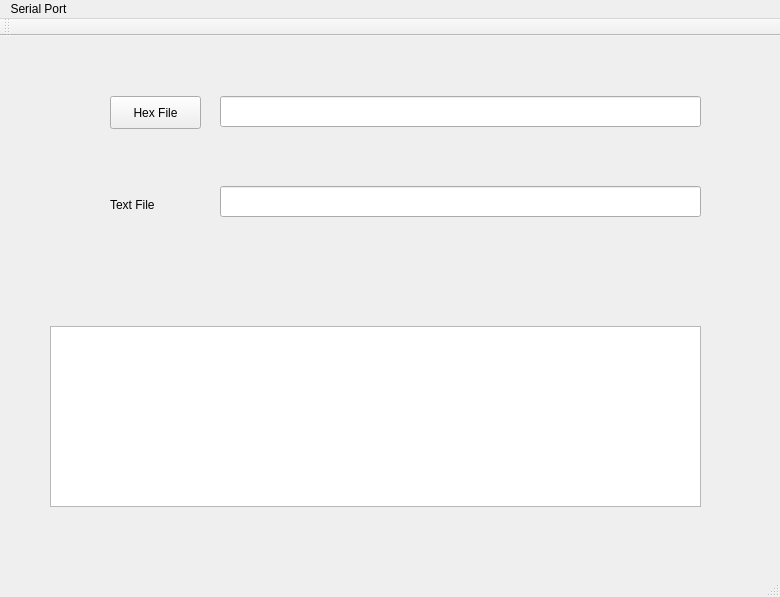
<?xml version="1.0" encoding="UTF-8"?>
<ui version="4.0">
 <class>MainWindow</class>
 <widget class="QMainWindow" name="MainWindow">
  <property name="geometry">
   <rect>
    <x>0</x>
    <y>0</y>
    <width>780</width>
    <height>597</height>
   </rect>
  </property>
  <property name="windowTitle">
   <string>SAM4C Intel Hex to ASCII for OTA Update</string>
  </property>
  <widget class="QWidget" name="centralWidget">
   <widget class="QPushButton" name="selectHexFilePushButton">
    <property name="geometry">
     <rect>
      <x>110</x>
      <y>60</y>
      <width>91</width>
      <height>33</height>
     </rect>
    </property>
    <property name="text">
     <string>Hex File</string>
    </property>
   </widget>
   <widget class="QLineEdit" name="fileNameLineEdit">
    <property name="geometry">
     <rect>
      <x>220</x>
      <y>60</y>
      <width>481</width>
      <height>31</height>
     </rect>
    </property>
   </widget>
   <widget class="QLineEdit" name="nameOfFileLineEdit">
    <property name="geometry">
     <rect>
      <x>220</x>
      <y>150</y>
      <width>481</width>
      <height>31</height>
     </rect>
    </property>
   </widget>
   <widget class="QLabel" name="label">
    <property name="geometry">
     <rect>
      <x>110</x>
      <y>160</y>
      <width>101</width>
      <height>17</height>
     </rect>
    </property>
    <property name="text">
     <string>Text File</string>
    </property>
   </widget>
   <widget class="QPlainTextEdit" name="textEdit">
    <property name="geometry">
     <rect>
      <x>50</x>
      <y>290</y>
      <width>651</width>
      <height>181</height>
     </rect>
    </property>
   </widget>
  </widget>
  <widget class="QMenuBar" name="menuBar">
   <property name="geometry">
    <rect>
     <x>0</x>
     <y>0</y>
     <width>780</width>
     <height>29</height>
    </rect>
   </property>
   <widget class="QMenu" name="menuSerial_Port">
    <property name="title">
     <string>Serial Port</string>
    </property>
   </widget>
   <addaction name="menuSerial_Port"/>
  </widget>
  <widget class="QToolBar" name="mainToolBar">
   <attribute name="toolBarArea">
    <enum>TopToolBarArea</enum>
   </attribute>
   <attribute name="toolBarBreak">
    <bool>false</bool>
   </attribute>
  </widget>
  <widget class="QStatusBar" name="statusBar"/>
 </widget>
 <layoutdefault spacing="6" margin="11"/>
 <resources/>
 <connections>
  <connection>
   <sender>selectHexFilePushButton</sender>
   <signal>clicked()</signal>
   <receiver>MainWindow</receiver>
   <slot>selectHexFile()</slot>
   <hints>
    <hint type="sourcelabel">
     <x>176</x>
     <y>126</y>
    </hint>
    <hint type="destinationlabel">
     <x>190</x>
     <y>171</y>
    </hint>
   </hints>
  </connection>
 </connections>
 <slots>
  <slot>selectHexFile()</slot>
  <slot>programFile()</slot>
  <slot>selectTextFile()</slot>
 </slots>
</ui>
